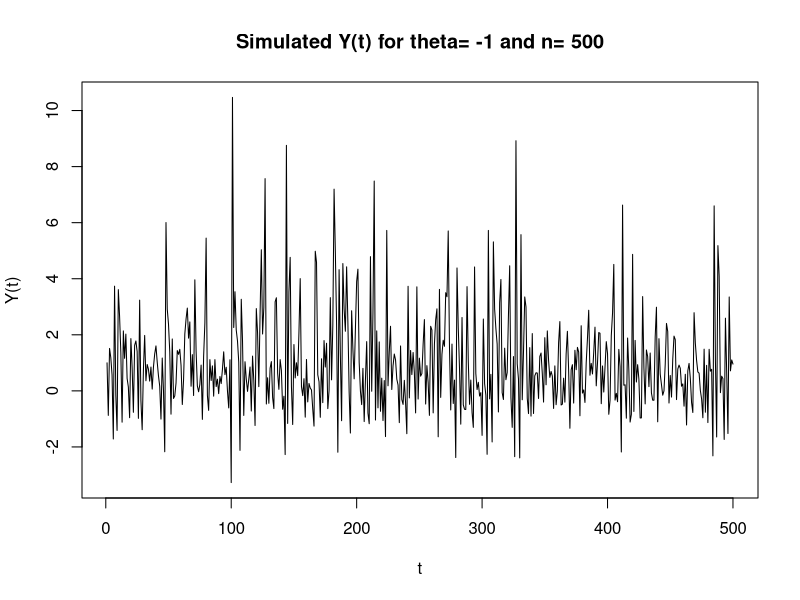
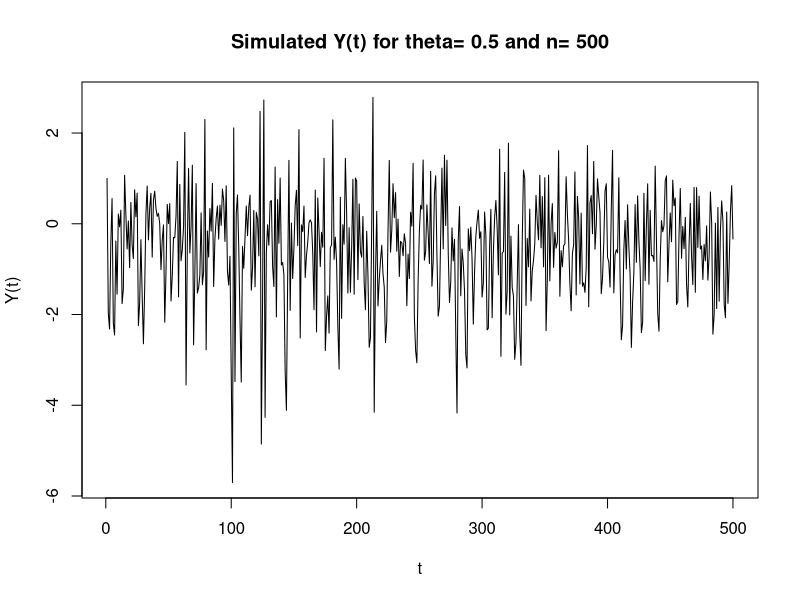
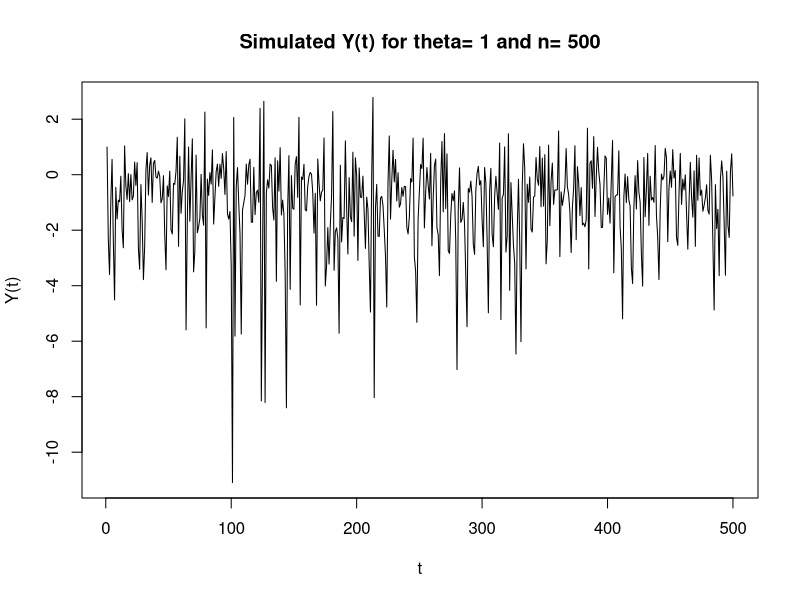

Write the R code that produced these figures, in order.
### STAT 5814 HW1/PROBLEM 4(c)
### AUTHOR: SAYANTAN MAJUMDAR
### EMAIL: smxnv@mst.edu
### SNO: 12566087

sigma = 1
num_samples = 500
eps = rnorm(n=num_samples, m=0, s=sigma)
Y = c(1: length(eps))
time_steps = c(1: length(eps))
theta_set = c(-1, 0.5, 1)
for (theta in theta_set) {
  for (t in 2: length(time_steps)) {
    Y[t] = eps[t] - theta * eps[t-1] ^ 2
  }
  plot(time_steps, Y, type='l', xlab='t', ylab='Y(t)', main=paste('Simulated Y(t) for theta=', theta, 'and n=', num_samples))
}
